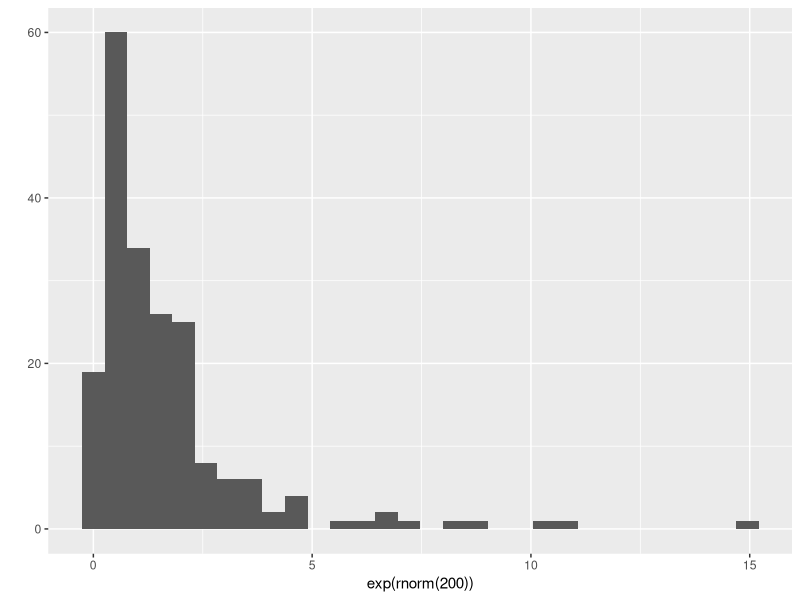

Write R code to recreate this figure.
## ---- chunk 1
knitr::opts_chunk$set(echo = FALSE, cache=TRUE, messages=FALSE, warning=FALSE)
library(ggplot2)
## ---- chunk 2
qplot(exp(rnorm(200)))
